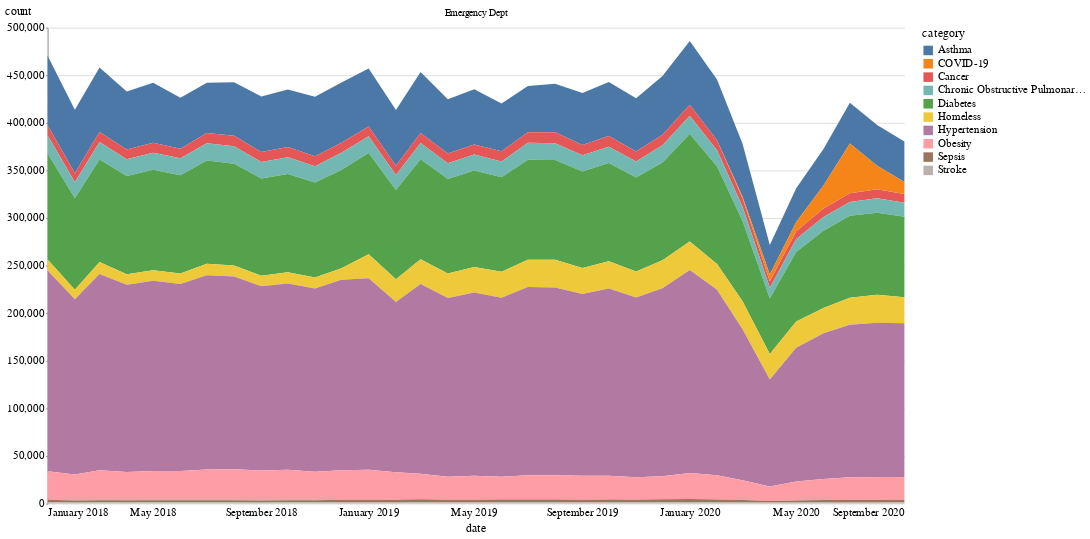

The code cell stored with this chart in its notebook:
### Code cell
alt.Chart(cat_year[cat_year["setting"] == "Emergency Dept"]).mark_area().encode(
    alt.X(
        "date:T", axis=alt.Axis(format="%B %Y", domain=False, grid=False, tickSize=0)
    ),
    alt.Y("count:Q"),
    alt.Color("category:N", scale=alt.Scale(scheme="tableau10")),
    facet=alt.Facet("setting", columns=1, title=None),
).properties(width=900, height=500).configure_view(strokeOpacity=0)

### Figure 1 — Vega-Lite specification as saved in the notebook (floating-point values rounded to 4 significant figures; data arrays with more than 128 entries replaced by an {"elided": "..."} marker saying what was removed)
{"config": {"view": {"width": 800, "height": 450, "strokeOpacity": 0}, "background": "#ffffff", "title": {"anchor": "start", "font": "Benton Gothic Bold, sans", "fontColor": "#000000", "fontSize": 22, "fontWeight": "normal"}, "arc": {"fill": "#82c6df"}, "area": {"fill": "#82c6df"}, "line": {"stroke": "#82c6df", "strokeWidth": 3}, "path": {"stroke": "#82c6df"}, "rect": {"fill": "#82c6df"}, "shape": {"stroke": "#82c6df"}, "bar": {"fill": "#82c6df"}, "point": {"stroke": "#82c6df"}, "symbol": {"fill": "#82c6df", "size": 30}, "axis": {"titleFont": "Benton Gothic Bold, sans", "titleFontSize": 13, "titleFontWeight": "normal", "labelFont": "Benton Gothic, sans", "labelFontSize": 11.5, "labelFontWeight": "normal"}, "axisX": {"labelAngle": 0, "labelPadding": 4, "tickSize": 3}, "axisY": {"labelBaseline": "middle", "maxExtent": 45, "minExtent": 45, "tickSize": 2, "titleAlign": "left", "titleAngle": 0, "titleX": -45, "titleY": -11}, "legend": {"titleFont": "Benton Gothic Bold, sans", "titleFontSize": 13, "titleFontWeight": "normal", "symbolType": "square", "labelFont": "Benton Gothic, sans", "labelFontSize": 11.5}, "range": {"category": ["#3580b1", "#ec8431", "#ab7fb4", "#c89d29", "#adc839", "#829eb1"], "diverging": ["#e68a4f", "#f4bb6a", "#f9e39c", "#dadfe2", "#a6b7c6", "#849eae"], "heatmap": ["#fbf2c7", "#f9e39c", "#f8d36e", "#f4bb6a", "#e68a4f", "#d15a40", "#ab4232"], "ordinal": ["#fbf2c7", "#f9e39c", "#f8d36e", "#f4bb6a", "#e68a4f", "#d15a40", "#ab4232"], "ramp": ["#fbf2c7", "#f9e39c", "#f8d36e", "#f4bb6a", "#e68a4f", "#d15a40", "#ab4232"]}}, "data": {"name": "data-863c60c8717054efbcedc58071b74be1"}, "mark": "area", "encoding": {"color": {"type": "nominal", "field": "category", "scale": {"scheme": "tableau10"}}, "facet": {"type": "nominal", "columns": 1, "field": "setting", "title": null}, "x": {"type": "temporal", "axis": {"domain": false, "format": "%B %Y", "grid": false, "tickSize": 0}, "field": "date"}, "y": {"type": "quantitative", "field": "count"}}, "height": 500, "width": 900, "$schema": "https://vega.github.io/schema/vega-lite/v4.0.2.json", "datasets": {"data-863c60c8717054efbcedc58071b74be1": {"elided": "306 records"}}}
